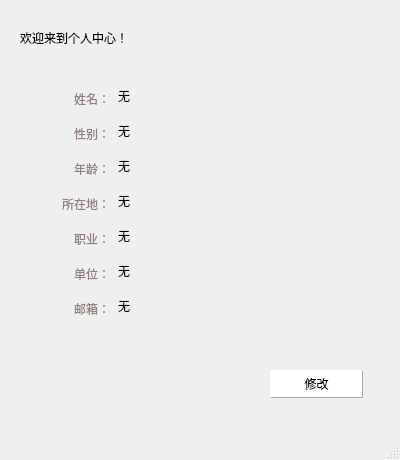
<?xml version="1.0" encoding="UTF-8"?>
<ui version="4.0">
 <class>showpersondata</class>
 <widget class="QDialog" name="showpersondata">
  <property name="geometry">
   <rect>
    <x>0</x>
    <y>0</y>
    <width>400</width>
    <height>460</height>
   </rect>
  </property>
  <property name="minimumSize">
   <size>
    <width>400</width>
    <height>460</height>
   </size>
  </property>
  <property name="maximumSize">
   <size>
    <width>15616</width>
    <height>2262</height>
   </size>
  </property>
  <property name="windowTitle">
   <string>个人信息</string>
  </property>
  <property name="sizeGripEnabled">
   <bool>true</bool>
  </property>
  <widget class="QPushButton" name="pushButton">
   <property name="geometry">
    <rect>
     <x>270</x>
     <y>370</y>
     <width>93</width>
     <height>28</height>
    </rect>
   </property>
   <property name="styleSheet">
    <string notr="true">QPushButton{
    border:solid 1px black opacity 0.4;
	border-width: 1px;
    background-color: white;
	border-color: rgb(171,168,165);
    border-style: outset;
    }
QPushButton:pressed {
    background-color: rgb(240,240,240);
    border-style: inset;
    }</string>
   </property>
   <property name="text">
    <string>修改</string>
   </property>
  </widget>
  <widget class="QLabel" name="label_5">
   <property name="geometry">
    <rect>
     <x>20</x>
     <y>30</y>
     <width>231</width>
     <height>16</height>
    </rect>
   </property>
   <property name="text">
    <string>欢迎来到个人中心！</string>
   </property>
  </widget>
  <widget class="QWidget" name="gridLayoutWidget">
   <property name="geometry">
    <rect>
     <x>40</x>
     <y>80</y>
     <width>331</width>
     <height>251</height>
    </rect>
   </property>
   <layout class="QGridLayout" name="gridLayout">
    <item row="3" column="1">
     <widget class="QLineEdit" name="location">
      <property name="minimumSize">
       <size>
        <width>252</width>
        <height>17</height>
       </size>
      </property>
      <property name="maximumSize">
       <size>
        <width>252</width>
        <height>17</height>
       </size>
      </property>
      <property name="styleSheet">
       <string notr="true">background-color: transparent</string>
      </property>
      <property name="text">
       <string>无</string>
      </property>
      <property name="frame">
       <bool>false</bool>
      </property>
      <property name="readOnly">
       <bool>true</bool>
      </property>
     </widget>
    </item>
    <item row="0" column="1">
     <widget class="QLineEdit" name="username">
      <property name="minimumSize">
       <size>
        <width>252</width>
        <height>17</height>
       </size>
      </property>
      <property name="maximumSize">
       <size>
        <width>252</width>
        <height>17</height>
       </size>
      </property>
      <property name="styleSheet">
       <string notr="true">background-color: transparent</string>
      </property>
      <property name="text">
       <string>无</string>
      </property>
      <property name="frame">
       <bool>false</bool>
      </property>
      <property name="readOnly">
       <bool>true</bool>
      </property>
     </widget>
    </item>
    <item row="2" column="0">
     <widget class="QLabel" name="label_4">
      <property name="minimumSize">
       <size>
        <width>70</width>
        <height>20</height>
       </size>
      </property>
      <property name="maximumSize">
       <size>
        <width>70</width>
        <height>20</height>
       </size>
      </property>
      <property name="text">
       <string>&lt;html&gt;&lt;head/&gt;&lt;body&gt;&lt;p align=&quot;right&quot;&gt;&lt;span style=&quot; color:#92827f;&quot;&gt;年龄：&lt;/span&gt;&lt;/p&gt;&lt;/body&gt;&lt;/html&gt;</string>
      </property>
     </widget>
    </item>
    <item row="1" column="0">
     <widget class="QLabel" name="label_2">
      <property name="minimumSize">
       <size>
        <width>70</width>
        <height>20</height>
       </size>
      </property>
      <property name="maximumSize">
       <size>
        <width>70</width>
        <height>20</height>
       </size>
      </property>
      <property name="text">
       <string>&lt;html&gt;&lt;head/&gt;&lt;body&gt;&lt;p align=&quot;right&quot;&gt;&lt;span style=&quot; color:#92827f;&quot;&gt;性别：&lt;/span&gt;&lt;/p&gt;&lt;/body&gt;&lt;/html&gt;</string>
      </property>
     </widget>
    </item>
    <item row="1" column="1">
     <widget class="QLineEdit" name="sex">
      <property name="minimumSize">
       <size>
        <width>252</width>
        <height>17</height>
       </size>
      </property>
      <property name="maximumSize">
       <size>
        <width>252</width>
        <height>17</height>
       </size>
      </property>
      <property name="styleSheet">
       <string notr="true">background-color: transparent</string>
      </property>
      <property name="text">
       <string>无</string>
      </property>
      <property name="frame">
       <bool>false</bool>
      </property>
      <property name="readOnly">
       <bool>true</bool>
      </property>
     </widget>
    </item>
    <item row="0" column="0">
     <widget class="QLabel" name="label">
      <property name="minimumSize">
       <size>
        <width>70</width>
        <height>20</height>
       </size>
      </property>
      <property name="maximumSize">
       <size>
        <width>70</width>
        <height>20</height>
       </size>
      </property>
      <property name="text">
       <string>&lt;html&gt;&lt;head/&gt;&lt;body&gt;&lt;p align=&quot;right&quot;&gt;&lt;span style=&quot; color:#92827f;&quot;&gt;姓名：&lt;/span&gt;&lt;/p&gt;&lt;/body&gt;&lt;/html&gt;</string>
      </property>
     </widget>
    </item>
    <item row="2" column="1">
     <widget class="QLineEdit" name="age">
      <property name="minimumSize">
       <size>
        <width>252</width>
        <height>17</height>
       </size>
      </property>
      <property name="maximumSize">
       <size>
        <width>252</width>
        <height>17</height>
       </size>
      </property>
      <property name="styleSheet">
       <string notr="true">background-color: transparent</string>
      </property>
      <property name="text">
       <string>无</string>
      </property>
      <property name="frame">
       <bool>false</bool>
      </property>
      <property name="readOnly">
       <bool>true</bool>
      </property>
     </widget>
    </item>
    <item row="4" column="0">
     <widget class="QLabel" name="label_7">
      <property name="minimumSize">
       <size>
        <width>70</width>
        <height>20</height>
       </size>
      </property>
      <property name="maximumSize">
       <size>
        <width>70</width>
        <height>20</height>
       </size>
      </property>
      <property name="text">
       <string>&lt;html&gt;&lt;head/&gt;&lt;body&gt;&lt;p align=&quot;right&quot;&gt;&lt;span style=&quot; color:#92827f;&quot;&gt;职业：&lt;/span&gt;&lt;/p&gt;&lt;/body&gt;&lt;/html&gt;</string>
      </property>
     </widget>
    </item>
    <item row="3" column="0">
     <widget class="QLabel" name="label_3">
      <property name="minimumSize">
       <size>
        <width>70</width>
        <height>20</height>
       </size>
      </property>
      <property name="maximumSize">
       <size>
        <width>70</width>
        <height>20</height>
       </size>
      </property>
      <property name="text">
       <string>&lt;html&gt;&lt;head/&gt;&lt;body&gt;&lt;p align=&quot;right&quot;&gt;&lt;span style=&quot; color:#92827f;&quot;&gt;所在地：&lt;/span&gt;&lt;/p&gt;&lt;/body&gt;&lt;/html&gt;</string>
      </property>
     </widget>
    </item>
    <item row="5" column="0">
     <widget class="QLabel" name="label_9">
      <property name="minimumSize">
       <size>
        <width>70</width>
        <height>20</height>
       </size>
      </property>
      <property name="maximumSize">
       <size>
        <width>70</width>
        <height>20</height>
       </size>
      </property>
      <property name="text">
       <string>&lt;html&gt;&lt;head/&gt;&lt;body&gt;&lt;p align=&quot;right&quot;&gt;&lt;span style=&quot; color:#92827f;&quot;&gt;单位：&lt;/span&gt;&lt;/p&gt;&lt;/body&gt;&lt;/html&gt;</string>
      </property>
     </widget>
    </item>
    <item row="4" column="1">
     <widget class="QLineEdit" name="profession">
      <property name="minimumSize">
       <size>
        <width>252</width>
        <height>17</height>
       </size>
      </property>
      <property name="maximumSize">
       <size>
        <width>252</width>
        <height>17</height>
       </size>
      </property>
      <property name="styleSheet">
       <string notr="true">background-color: transparent</string>
      </property>
      <property name="text">
       <string>无</string>
      </property>
      <property name="frame">
       <bool>false</bool>
      </property>
      <property name="readOnly">
       <bool>true</bool>
      </property>
     </widget>
    </item>
    <item row="6" column="0">
     <widget class="QLabel" name="label_8">
      <property name="minimumSize">
       <size>
        <width>70</width>
        <height>20</height>
       </size>
      </property>
      <property name="maximumSize">
       <size>
        <width>70</width>
        <height>20</height>
       </size>
      </property>
      <property name="text">
       <string>&lt;html&gt;&lt;head/&gt;&lt;body&gt;&lt;p align=&quot;right&quot;&gt;&lt;span style=&quot; color:#92827f;&quot;&gt;邮箱：&lt;/span&gt;&lt;/p&gt;&lt;/body&gt;&lt;/html&gt;</string>
      </property>
     </widget>
    </item>
    <item row="5" column="1">
     <widget class="QLineEdit" name="workplace">
      <property name="minimumSize">
       <size>
        <width>252</width>
        <height>17</height>
       </size>
      </property>
      <property name="maximumSize">
       <size>
        <width>16777215</width>
        <height>16777215</height>
       </size>
      </property>
      <property name="styleSheet">
       <string notr="true">background-color: transparent</string>
      </property>
      <property name="text">
       <string>无</string>
      </property>
      <property name="frame">
       <bool>false</bool>
      </property>
      <property name="readOnly">
       <bool>true</bool>
      </property>
     </widget>
    </item>
    <item row="6" column="1">
     <widget class="QLineEdit" name="email">
      <property name="minimumSize">
       <size>
        <width>252</width>
        <height>17</height>
       </size>
      </property>
      <property name="maximumSize">
       <size>
        <width>252</width>
        <height>17</height>
       </size>
      </property>
      <property name="styleSheet">
       <string notr="true">background-color: transparent</string>
      </property>
      <property name="text">
       <string>无</string>
      </property>
      <property name="frame">
       <bool>false</bool>
      </property>
      <property name="readOnly">
       <bool>true</bool>
      </property>
     </widget>
    </item>
   </layout>
  </widget>
 </widget>
 <resources/>
 <connections/>
</ui>
